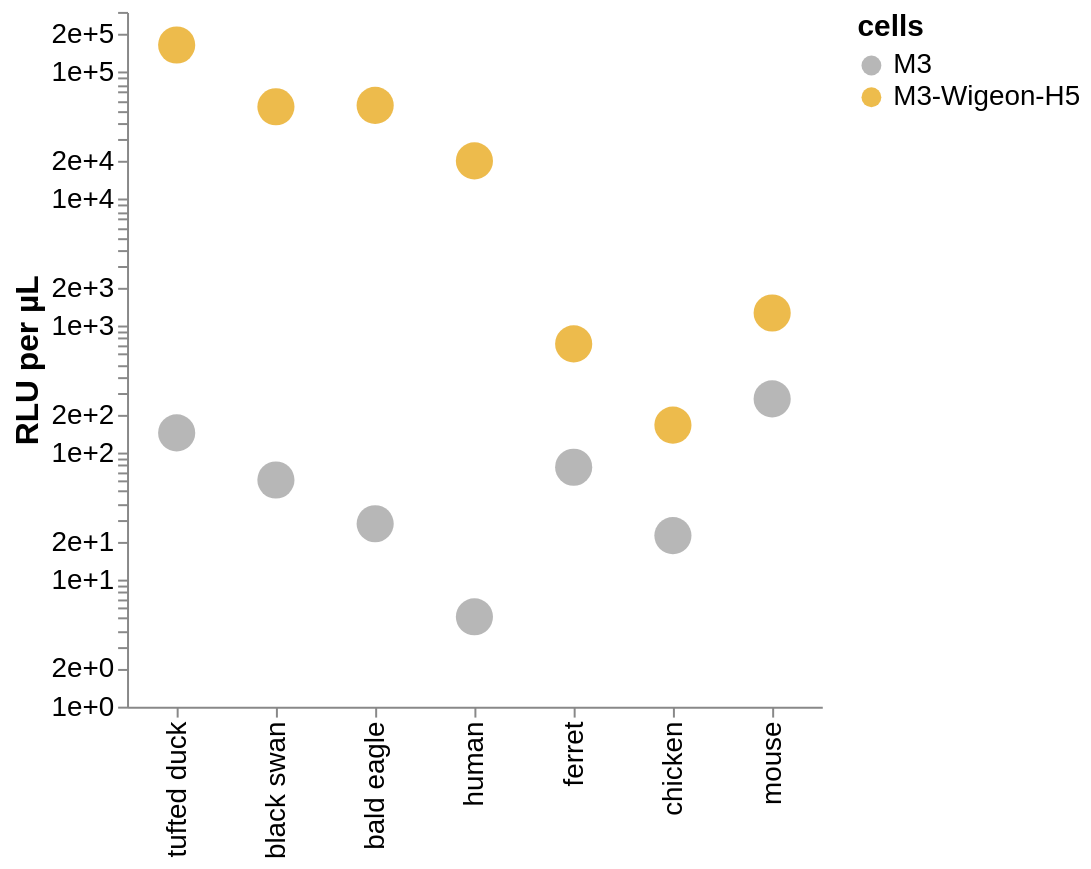

Notebook code for this chart:
### Code cell
p = (
    alt.Chart(average_titers)
    .mark_point(size=350, opacity=0.7, filled=True)
    .encode(
        x=alt.X(
            "virus:N",
            sort=virus_order,
            title=None,
            axis=alt.Axis(
                labelAngle=-90,
                labelFontSize=14,
            ),
        ),
        y=alt.Y(
            "mean_RLUperuL:Q",
            scale=alt.Scale(type="log", domain=[1, 3e5]),
            title="RLU per µL",
            axis=alt.Axis(
                labelFontSize=14,
                titleFontSize=16,
                format=".0e",   # shows ticks like 1e+04
            ),
        ),
        color=alt.Color(
            "cells:N",
            scale=alt.Scale(range=CBPALETTE),
            title="cells",
            legend=alt.Legend(
                labelFontSize=14,
                titleFontSize=15,
            ),
        ),
    )
    .properties(width=350, height=350)
)

p = (
    (p )
    .configure_axis(
        grid=False,
        labelFontSize=14,
        titleFontSize=16,
    )
    .configure_legend(
        labelFontSize=14,
        titleFontSize=15,
    )
    .configure_view(
        stroke=None
    )
)

p

### Figure 1 — Vega-Lite specification as saved in the notebook (floating-point values rounded to 4 significant figures)
{"config": {"view": {"continuousWidth": 300, "continuousHeight": 300, "stroke": null}, "axis": {"grid": false, "labelFontSize": 14, "titleFontSize": 16}, "legend": {"labelFontSize": 14, "titleFontSize": 15}}, "data": {"name": "data-1a414ae55c527bfffe1f4e8905cc3635"}, "mark": {"type": "point", "filled": true, "opacity": 0.7, "size": 350}, "encoding": {"color": {"field": "cells", "legend": {"labelFontSize": 14, "titleFontSize": 15}, "scale": {"range": ["#999999", "#E69F00", "#56B4E9", "#009E73", "#F0E442", "#0072B2", "#D55E00", "#CC79A7"]}, "title": "cells", "type": "nominal"}, "x": {"axis": {"labelAngle": -90, "labelFontSize": 14}, "field": "virus", "sort": ["tufted duck", "black swan", "bald eagle", "human", "ferret", "chicken", "mouse"], "title": null, "type": "nominal"}, "y": {"axis": {"format": ".0e", "labelFontSize": 14, "titleFontSize": 16}, "field": "mean_RLUperuL", "scale": {"domain": [1, 300000.0], "type": "log"}, "title": "RLU per µL", "type": "quantitative"}}, "height": 350, "width": 350, "$schema": "https://vega.github.io/schema/vega-lite/v6.1.0.json", "datasets": {"data-1a414ae55c527bfffe1f4e8905cc3635": [{"virus": "bald eagle", "cells": "M3", "mean_RLUperuL": 27.67}, {"virus": "bald eagle", "cells": "M3-Wigeon-H5", "mean_RLUperuL": 54970.0}, {"virus": "black swan", "cells": "M3", "mean_RLUperuL": 61.22}, {"virus": "black swan", "cells": "M3-Wigeon-H5", "mean_RLUperuL": 53630.0}, {"virus": "chicken", "cells": "M3", "mean_RLUperuL": 22.32}, {"virus": "chicken", "cells": "M3-Wigeon-H5", "mean_RLUperuL": 165.8}, {"virus": "ferret", "cells": "M3", "mean_RLUperuL": 77.19}, {"virus": "ferret", "cells": "M3-Wigeon-H5", "mean_RLUperuL": 723.9}, {"virus": "human", "cells": "M3", "mean_RLUperuL": 5.112}, {"virus": "human", "cells": "M3-Wigeon-H5", "mean_RLUperuL": 20070.0}, {"virus": "mouse", "cells": "M3", "mean_RLUperuL": 266.7}, {"virus": "mouse", "cells": "M3-Wigeon-H5", "mean_RLUperuL": 1269.0}, {"virus": "tufted duck", "cells": "M3", "mean_RLUperuL": 143.9}, {"virus": "tufted duck", "cells": "M3-Wigeon-H5", "mean_RLUperuL": 164500.0}]}}
